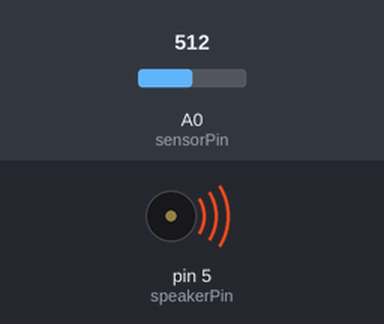
Bench run of a sketch on a simulated Arduino Uno, built with avr-gcc and run on an emulated ATmega328P. Parts: buzzer (waves = sounding). The inputs (shaded band) are chosen by the test bench; at power-on: A0 (sensorPin) = 512.

Above: at 0.1 s.
Timing chart, 0 to 1.6 s (numbered marks = the images above):
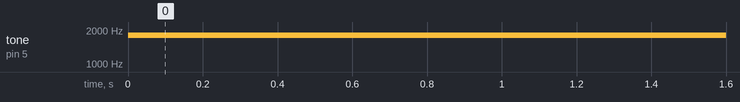

The sketch:

sketch11_03_analog_tone_map.ino
```cpp
/* アナログ入力で音程を変更。音程の範囲を広げる */

const int sensorPin = A0;
const int speakerPin = 5;

void setup() {
}

void loop() {
  int sensorValue = analogRead(sensorPin);
  int toneValue = map(sensorValue, 0, 1024, 55, 3521);

  tone(speakerPin, toneValue);
}
```

Measured:
- by itself, tone on pin 5 (speakerPin): silent → 1788 Hz at 0.00 s
